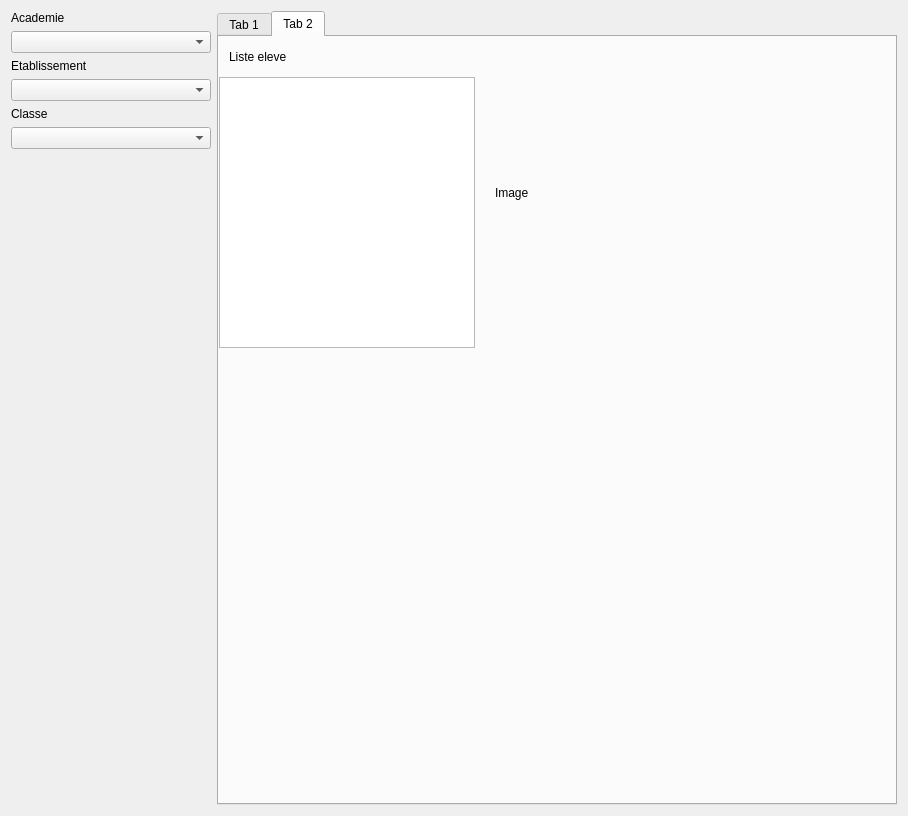
<?xml version="1.0" encoding="UTF-8"?>
<ui version="4.0">
 <class>Form</class>
 <widget class="QWidget" name="Form">
  <property name="geometry">
   <rect>
    <x>0</x>
    <y>0</y>
    <width>908</width>
    <height>816</height>
   </rect>
  </property>
  <property name="windowTitle">
   <string>Form</string>
  </property>
  <layout class="QHBoxLayout" name="horizontalLayout">
   <item>
    <layout class="QVBoxLayout" name="verticalLayout">
     <property name="sizeConstraint">
      <enum>QLayout::SetMaximumSize</enum>
     </property>
     <item>
      <widget class="QLabel" name="label_2">
       <property name="text">
        <string>Academie</string>
       </property>
      </widget>
     </item>
     <item>
      <widget class="QComboBox" name="cbAcademie"/>
     </item>
     <item>
      <widget class="QLabel" name="label_3">
       <property name="text">
        <string>Etablissement</string>
       </property>
      </widget>
     </item>
     <item>
      <widget class="QComboBox" name="cbEtablissement"/>
     </item>
     <item>
      <widget class="QLabel" name="label_4">
       <property name="text">
        <string>Classe</string>
       </property>
      </widget>
     </item>
     <item>
      <widget class="QComboBox" name="cbClasse">
       <property name="minimumSize">
        <size>
         <width>200</width>
         <height>1</height>
        </size>
       </property>
      </widget>
     </item>
     <item>
      <spacer name="verticalSpacer">
       <property name="orientation">
        <enum>Qt::Vertical</enum>
       </property>
       <property name="sizeHint" stdset="0">
        <size>
         <width>20</width>
         <height>40</height>
        </size>
       </property>
      </spacer>
     </item>
    </layout>
   </item>
   <item>
    <widget class="QTabWidget" name="tabWidget">
     <property name="currentIndex">
      <number>1</number>
     </property>
     <widget class="QWidget" name="tab">
      <attribute name="title">
       <string>Tab 1</string>
      </attribute>
      <layout class="QHBoxLayout" name="horizontalLayout_3">
       <item>
        <layout class="QVBoxLayout" name="verticalLayout_3">
         <property name="sizeConstraint">
          <enum>QLayout::SetFixedSize</enum>
         </property>
         <item>
          <widget class="QLabel" name="label_5">
           <property name="text">
            <string>Matiere</string>
           </property>
          </widget>
         </item>
         <item>
          <widget class="QComboBox" name="cbMatiere"/>
         </item>
         <item>
          <widget class="QLabel" name="label_6">
           <property name="text">
            <string>Coefficient</string>
           </property>
          </widget>
         </item>
         <item>
          <widget class="QComboBox" name="cbCoefficient"/>
         </item>
         <item>
          <widget class="QLabel" name="label_7">
           <property name="text">
            <string>Nom</string>
           </property>
          </widget>
         </item>
         <item>
          <widget class="QComboBox" name="cbNomDevoir"/>
         </item>
         <item>
          <spacer name="verticalSpacer_4">
           <property name="orientation">
            <enum>Qt::Vertical</enum>
           </property>
           <property name="sizeHint" stdset="0">
            <size>
             <width>20</width>
             <height>40</height>
            </size>
           </property>
          </spacer>
         </item>
        </layout>
       </item>
       <item>
        <layout class="QVBoxLayout" name="verticalLayout_2">
         <property name="sizeConstraint">
          <enum>QLayout::SetMaximumSize</enum>
         </property>
         <item>
          <widget class="QTableWidget" name="twEleveNote">
           <property name="minimumSize">
            <size>
             <width>580</width>
             <height>220</height>
            </size>
           </property>
           <property name="maximumSize">
            <size>
             <width>359</width>
             <height>149</height>
            </size>
           </property>
           <property name="rowCount">
            <number>6</number>
           </property>
           <property name="columnCount">
            <number>2</number>
           </property>
           <attribute name="horizontalHeaderStretchLastSection">
            <bool>true</bool>
           </attribute>
           <row>
            <property name="text">
             <string>1</string>
            </property>
           </row>
           <row>
            <property name="text">
             <string>2</string>
            </property>
           </row>
           <row>
            <property name="text">
             <string>3</string>
            </property>
           </row>
           <row>
            <property name="text">
             <string>4</string>
            </property>
           </row>
           <row>
            <property name="text">
             <string>5</string>
            </property>
           </row>
           <row>
            <property name="text">
             <string>6</string>
            </property>
           </row>
           <column>
            <property name="text">
             <string>Nom_Eleve</string>
            </property>
           </column>
           <column>
            <property name="text">
             <string>Note</string>
            </property>
           </column>
          </widget>
         </item>
         <item>
          <layout class="QHBoxLayout" name="horizontalLayout_2">
           <property name="sizeConstraint">
            <enum>QLayout::SetMinimumSize</enum>
           </property>
           <item>
            <spacer name="horizontalSpacer">
             <property name="orientation">
              <enum>Qt::Horizontal</enum>
             </property>
             <property name="sizeType">
              <enum>QSizePolicy::Minimum</enum>
             </property>
             <property name="sizeHint" stdset="0">
              <size>
               <width>128</width>
               <height>138</height>
              </size>
             </property>
            </spacer>
           </item>
           <item>
            <widget class="QPushButton" name="pbOK">
             <property name="text">
              <string>Ok</string>
             </property>
             <property name="iconSize">
              <size>
               <width>0</width>
               <height>16</height>
              </size>
             </property>
             <property name="autoDefault">
              <bool>false</bool>
             </property>
            </widget>
           </item>
          </layout>
         </item>
        </layout>
       </item>
      </layout>
     </widget>
     <widget class="QWidget" name="tab_2">
      <attribute name="title">
       <string>Tab 2</string>
      </attribute>
      <widget class="QLabel" name="label">
       <property name="geometry">
        <rect>
         <x>276</x>
         <y>30</y>
         <width>231</width>
         <height>251</height>
        </rect>
       </property>
       <property name="text">
        <string>Image</string>
       </property>
      </widget>
      <widget class="QListWidget" name="lwLiEleves">
       <property name="geometry">
        <rect>
         <x>0</x>
         <y>40</y>
         <width>256</width>
         <height>271</height>
        </rect>
       </property>
      </widget>
      <widget class="QLabel" name="label_8">
       <property name="geometry">
        <rect>
         <x>10</x>
         <y>10</y>
         <width>61</width>
         <height>20</height>
        </rect>
       </property>
       <property name="text">
        <string>Liste eleve</string>
       </property>
      </widget>
     </widget>
    </widget>
   </item>
  </layout>
 </widget>
 <resources/>
 <connections/>
</ui>
